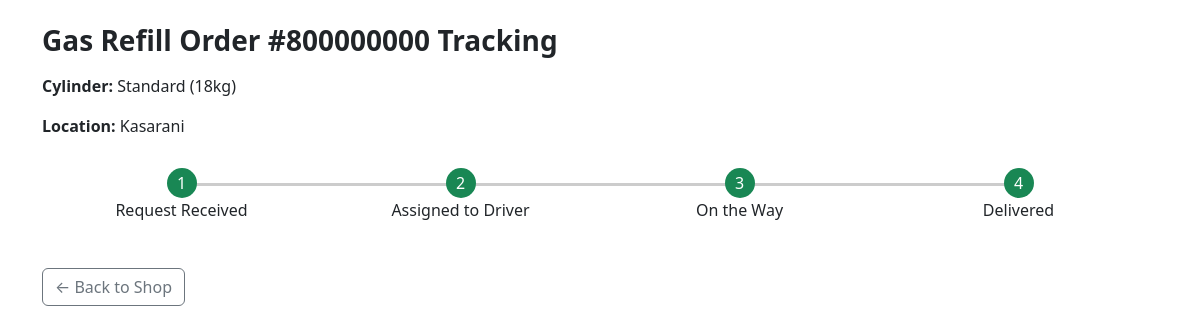
Page /gasrefill/tracking/800000000 (signed in) on the committed database.
### tables this page shows
CREATE TABLE `GasRefillOrders` (
    `order_id` INTEGER PRIMARY KEY AUTOINCREMENT,
    `customer_id` INTEGER NOT NULL,
    `cylinder_type` TEXT NOT NULL,
    `size_kg` TEXT NOT NULL,
    `location` TEXT NOT NULL,
    `instructions` TEXT,
    `status` TEXT DEFAULT 'Pending',
    `order_timestamp` REAL NOT NULL,
    FOREIGN KEY(`customer_id`) REFERENCES `Users`(`user_id`)
);

### routes/gasrefill.py (the view)
@gasrefill_bp.route("/gasrefill/tracking/<int:order_id>")
@login_required
def order_tracking(order_id):
    conn = get_db_connection()
    cursor = conn.cursor()
    cursor.execute("""
        SELECT g.*, u.first_name, u.last_name
        FROM GasRefillOrders g
        JOIN Users u ON g.customer_id = u.user_id
        WHERE g.order_id = ?
    """, (order_id,))
    order = cursor.fetchone()
    conn.close()
    if not order or (order['customer_id'] != getattr(current_user, 'user_id', None)):
        flash("Order not found or access denied.", "danger")
        return redirect(url_for("gasrefill.gas_refill_form"))
    status_steps = {
        "Pending": 0,
        "Assigned": 1,
        "In Transit": 2,
        "Delivered": 3
    }
    current_step = status_steps.get(order['status'], 0)
    steps = [
        {"label": "Request Received", "active": current_step >= 0},
        {"label": "Assigned to Driver", "active": current_step >= 1},
        {"label": "On the Way", "active": current_step >= 2},
        {"label": "Delivered", "active": current_step >= 3}
    ]
    return render_template("gasrefill/order_tracking.html", order=order, steps=steps)

### app.py (called while the page is built, shortened)
@login_manager.user_loader
def load_user(user_id):
    conn = sqlite3.connect(shopfleetdb)
    conn.row_factory = sqlite3.Row
    cursor = conn.cursor()
    cursor.execute(
        "SELECT user_id, first_name, last_name, email, 'customer' as role FROM Users WHERE user_id = ?",
        (user_id,),
    )
    row = cursor.fetchone()
    if row:
        conn.close()
        return UserObject(row['user_id'], row['first_name'], row['last_name'], row['email'], row['role'])

### routes/gasrefill.py (called while the page is built)
def get_db_connection():
    conn = sqlite3.connect(DB_PATH)
    conn.row_factory = sqlite3.Row
    return conn

### templates/gasrefill/order_tracking.html (shortened to what this page needs)
<!DOCTYPE html>
<html lang="en">
<head>
  <link href="https://cdn.jsdelivr.net/npm/bootstrap@5.3.0/dist/css/bootstrap.min.css" rel="stylesheet"/>
  <link href="{{ url_for('static', filename='css/styles.css') }}" rel="stylesheet">
</head>
<body class="container mt-4">
  <h3 class="fw-bold mb-3">Gas Refill Order #{{ order['order_id'] }} Tracking</h3>
  <p><strong>Cylinder:</strong> {{ order['cylinder_type'] }} ({{ order['size_kg'] }})</p>
  <p><strong>Location:</strong> {{ order['location'] }}</p>
  <div class="steps">
    {% for step in steps %}
    <div class="step {% if step.active %}active{% endif %}">
      <div class="circle">{{ loop.index }}</div>
      <p>{{ step.label }}</p>
    </div>
    {% endfor %}
  </div>
  <a href="{{ url_for('shop.shop_home') }}" class="btn btn-outline-secondary">← Back to Shop</a>
</body>
</html>

### templates/gasrefill/order_tracking.html (style rules this page uses)
.step { text-align: center; position: relative; flex: 1; }
.step .circle { width: 30px; height: 30px; border-radius: 50%; margin: auto; background: #ccc; line-height: 30px; color: #fff; }
.step.active .circle { background: #198754; }
.step::after { content: ''; position: absolute; top: 15px; left: 50%; height: 3px; width: 100%; background: #ccc; z-index: -1; }
.step:last-child::after { display: none; }
.steps { display: flex; justify-content: space-between; margin: 30px 0; }

### rows in the picture
GasRefillOrders: order_id "800000000", cylinder_type "Standard", size_kg "18kg", location "Kasarani"

### other values in the picture
{{ step.label }} "Request Received" "Assigned to Driver" "On the Way" "Delivered"
